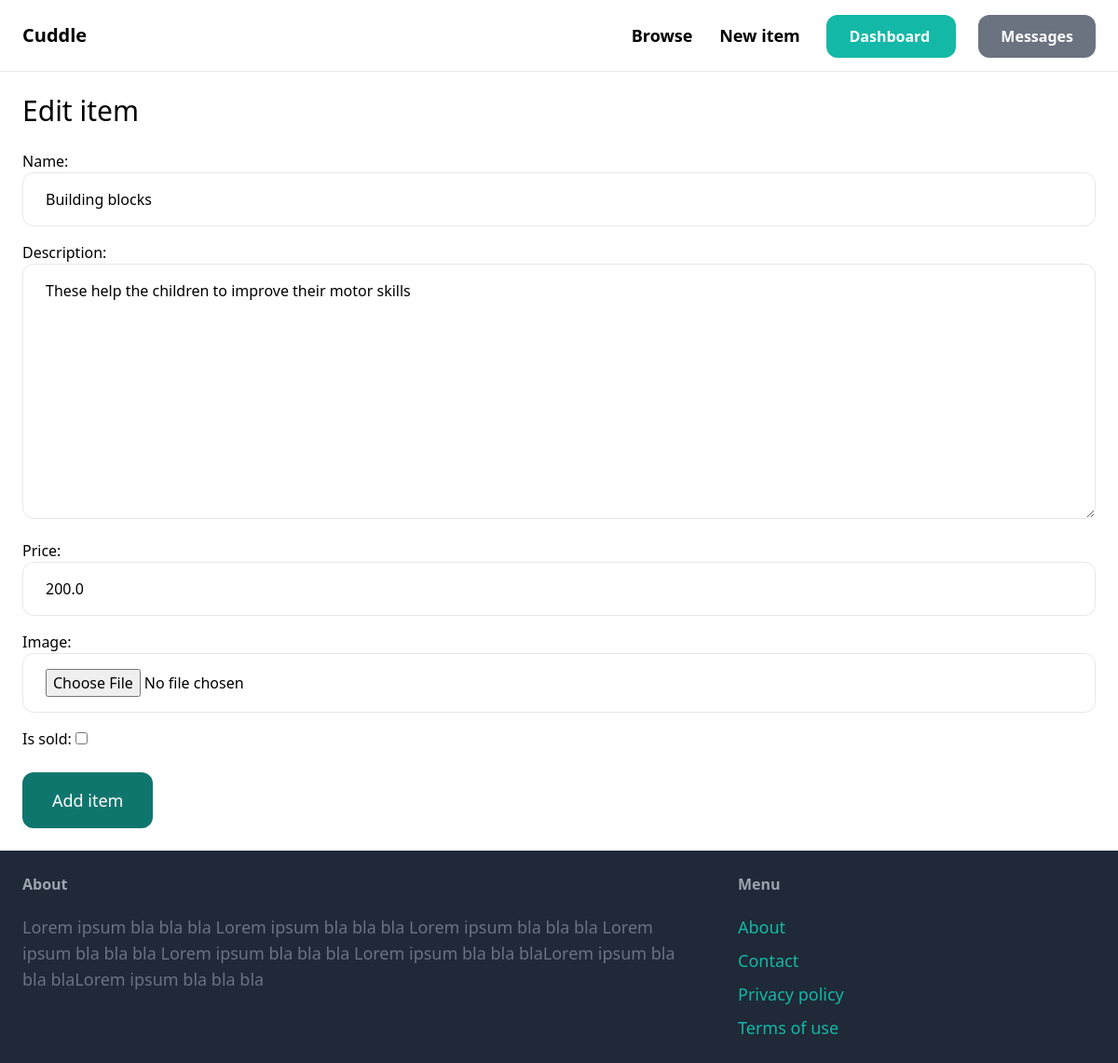
The page /items/1/edit/ (signed in) on the database its author committed.
### item/models.py (models this page shows, shortened)
class item(models.Model):
    name = models.CharField(max_length=255)
    description = models.TextField(blank=True, null=True)
    price = models.FloatField()
    image = models.ImageField(upload_to='item_images',blank=True, null=True)
    is_sold = models.BooleanField(default=False)
    created_at = models.DateTimeField(auto_now_add=True)
    created_by = models.ForeignKey(User, related_name='items', on_delete=models.CASCADE)
    category = models.ForeignKey(Category, related_name='items', on_delete=models.CASCADE)

### item/views.py (the view)
# urls.py: path('<int:pk>/edit/', views.edit, name='edit'),
@login_required
def edit(request, pk):
    Item = get_object_or_404(item, pk=pk, created_by=request.user)
    if request.method == 'POST':
        form = EditItemForm(request.POST, request.FILES, instance=Item)
        if form.is_valid():
            form.save()
            return redirect('item:detail', pk=Item.id)
    else:
            form = EditItemForm(instance=Item)
    return render(request, 'form.html', {
        'form': form,
        'title': 'Edit item',
        })

### item/forms.py
class EditItemForm(forms.ModelForm):
    class Meta:
        model = item
        fields = ('name', 'description', 'price', 'image', 'is_sold')
        widgets = {
            'name': forms.TextInput(attrs={
            'class': INPUT_CLASSES
            }),
            'description': forms.Textarea(attrs={
            'class': INPUT_CLASSES
            }),
            'price': forms.TextInput(attrs={
            'class': INPUT_CLASSES
            }),
            'image': forms.FileInput(attrs={
            'class': INPUT_CLASSES
            }),
        }

### item/templates/form.html (shortened to what this page needs)
{% extends 'base.html' %}
{% block content %}
    <h1 class = "mb-6 text-3xl"> {{ title }} </h1>
 <form method = "post" action= "." enctype= "multipart/form-data">
        <div class = "space-y-4">
            {{ form.as_p }}
        </div>
        <button class= "mt-6 py-4 px-8 text-lg bg-teal-500 hover: bg-teal-700 text-white rounded-xl"> Add item </button>
</form>
{% endblock %}

### rows shown on the page
item: name "Building blocks", description "These help the children to improve their motor skills", price "200.0"

### other values the page prints
{{ title }} "Edit item"
